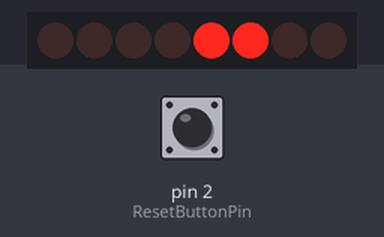
Recording of a program running on a simulated Arduino Uno, built with avr-gcc and run on an emulated ATmega328P. Shown: 8 shift-register outputs drawn as a row of LEDs (first output left, lit = HIGH). Wiring (inferred from the names in the program): shift register (74HC595): data pin 4; shift clock pin 6; latch pin 5. Wiring (inferred from the signals the program sends): row of LEDs: on Q0, Q1, Q2, Q3, Q4, Q5, Q6, Q7. The inputs (shaded band) are chosen by the test bench; at power-on: pin 2 (ResetButtonPin) HIGH.

Above: at 1.25 s.
1.3 s: pin 2 (ResetButtonPin) pulled LOW for 0.15 s
At 2.6 s:
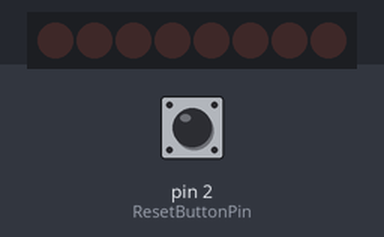
At 3.45 s:
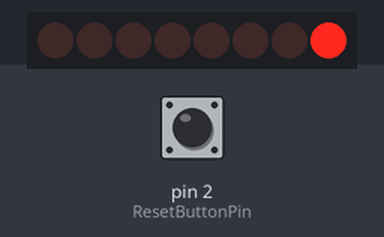
4.4 s: pin 2 (ResetButtonPin) pulled LOW for 1 s
6.0 s: pin 2 (ResetButtonPin) pulled LOW for 3.2 s
At 8.65 s:
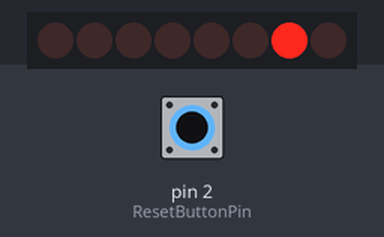
Timing chart, 0 to 22.8 s (numbered marks = the images above; inputs shaded):
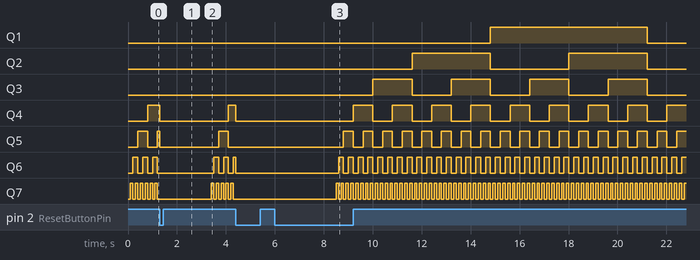

The program:

main.cpp
```cpp
#include<Arduino.h>


//https://www.arduino.cc/en/Tutorial/ShiftOut

#define SerialDataInPin 4 //attach to SER
#define StorageRegisterClockPin 5
#define  ShiftRegisterClockPin 6 // attach to SRCLK
#define SerialResetPin 7 // low to reset
#define ResetButtonPin 2 // button to reset

byte leds = 0;
bool fReset=false;

void setSR(){
     fReset=false;
     digitalWrite(SerialResetPin,HIGH);
}
void resetSR(){
     fReset=true;;
     digitalWrite(SerialResetPin,LOW);
}

void updateShiftRegister(byte v)
{

     digitalWrite(StorageRegisterClockPin, LOW);
     shiftOut(SerialDataInPin, ShiftRegisterClockPin, LSBFIRST, v);
     digitalWrite(StorageRegisterClockPin, HIGH);
}

void setup() //called once
{
     pinMode(StorageRegisterClockPin, OUTPUT);
     pinMode(SerialDataInPin, OUTPUT);
     pinMode(ShiftRegisterClockPin, OUTPUT);
     pinMode(SerialResetPin, OUTPUT);
     pinMode(ResetButtonPin, INPUT_PULLUP);

     attachInterrupt(digitalPinToInterrupt(ResetButtonPin), resetSR,FALLING);
     // attachInterrupt(digitalPinToInterrupt(ResetKeyPin), setSR,RISING);
     setSR();
     updateShiftRegister(leds);


}

void loop()
{
     if(fReset){
          setSR();
          updateShiftRegister(leds=0);
          delay(2000);
     }
     else
     {
          updateShiftRegister(leds++);
          delay(100);
     }
}
```
